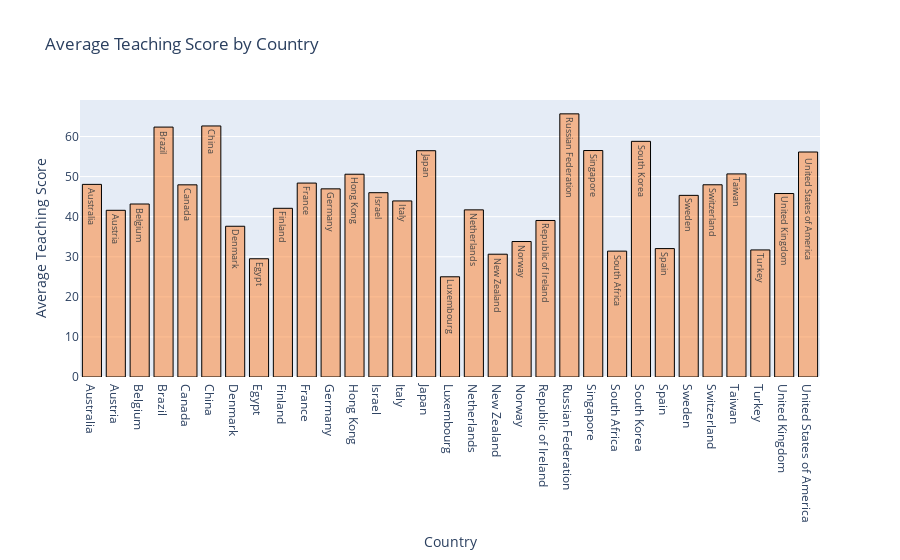

This figure's notebook cell:
### Code cell
# Create the bar plot for average teaching score by country
bar = go.Bar(
    x = average_teaching_by_country.country,
    y =average_teaching_by_country.teaching,
    name = "Average Teaching Score",
    marker =dict(color = "rgba(255,127,39,0.5)",
                line = dict(color = "rgba(0, 0, 0, 1)",width = 1)),
    text = average_teaching_by_country.country
)

# Define the data list with the Bar object
data_ = [bar]

# Set up the layout for the plot
layout = dict(
    title = "Average Teaching Score by Country",  # Title of the plot
    xaxis = dict(title = "Country"),              # X-axis label
    yaxis = dict(title = "Average Teaching Score"),  # Y-axis label
    showlegend = False  # Hide the legend as it's a single bar plot
)

# Create the figure dictionary with data and layout
fig = dict(data = data_, layout = layout)
iplot(fig)

### Figure 1 — Plotly figure (JSON) as saved in the notebook; plotly's stock layout.template omitted (floating-point values rounded to 4 significant figures)
{"data": [{"marker": {"color": "rgba(255,127,39,0.5)", "line": {"color": "rgba(0, 0, 0, 1)", "width": 1}}, "name": "Average Teaching Score", "text": ["Australia", "Austria", "Belgium", "Brazil", "Canada", "China", "Denmark", "Egypt", "Finland", "France", "Germany", "Hong Kong", "Israel", "Italy", "Japan", "Luxembourg", "Netherlands", "New Zealand", "Norway", "Republic of Ireland", "Russian Federation", "Singapore", "South Africa", "South Korea", "Spain", "Sweden", "Switzerland", "Taiwan", "Turkey", "United Kingdom", "United States of America"], "type": "bar", "x": ["Australia", "Austria", "Belgium", "Brazil", "Canada", "China", "Denmark", "Egypt", "Finland", "France", "Germany", "Hong Kong", "Israel", "Italy", "Japan", "Luxembourg", "Netherlands", "New Zealand", "Norway", "Republic of Ireland", "Russian Federation", "Singapore", "South Africa", "South Korea", "Spain", "Sweden", "Switzerland", "Taiwan", "Turkey", "United Kingdom", "United States of America"], "y": [48.05, 41.59, 43.16, 62.35, 47.94, 62.63, 37.61, 29.5, 42.08, 48.38, 46.94, 50.59, 45.98, 43.93, 56.45, 25.0, 41.7, 30.63, 33.8, 39.05, 65.65, 56.5, 31.4, 58.79, 32.04, 45.31, 47.96, 50.67, 31.7, 45.77, 56.13]}], "layout": {"showlegend": false, "title": {"text": "Average Teaching Score by Country"}, "xaxis": {"title": {"text": "Country"}}, "yaxis": {"title": {"text": "Average Teaching Score"}}}}
